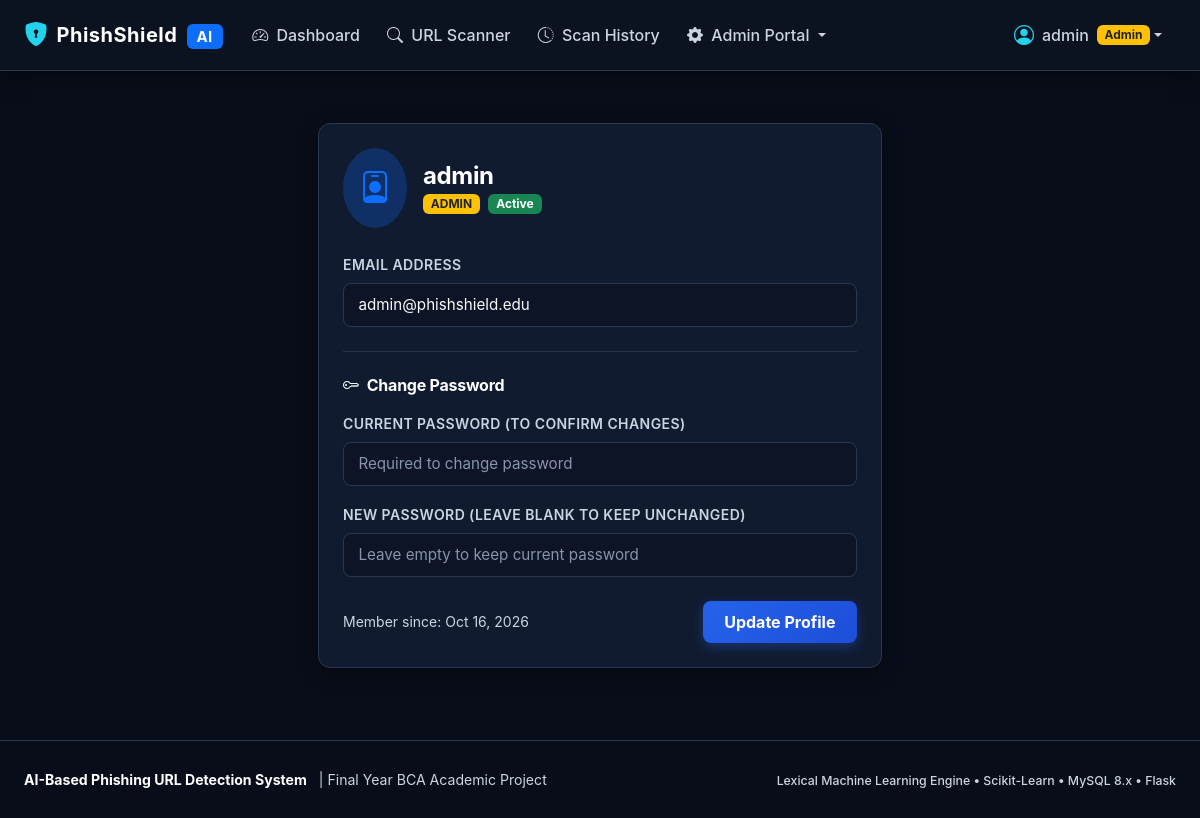
Screenshot of /profile (signed in) with the database file from the repository.
### app/models.py (models this page shows, shortened)
class User(UserMixin, db.Model):
    __tablename__ = "users"
    id = db.Column(db.Integer, primary_key=True, autoincrement=True)
    username = db.Column(db.String(64), unique=True, nullable=False, index=True)
    email = db.Column(db.String(120), unique=True, nullable=False, index=True)
    password_hash = db.Column(db.String(256), nullable=False)
    role = db.Column(db.String(20), default="user", nullable=False, index=True)  # 'user' or 'admin'
    is_active_account = db.Column(db.Boolean, default=True, nullable=False)
    created_at = db.Column(db.DateTime(timezone=True), server_default=func.now(), nullable=False)
    updated_at = db.Column(db.DateTime(timezone=True), server_default=func.now(), onupdate=func.now(), nullable=False)
    scans = db.relationship("Scan", backref="user", cascade="all, delete-orphan", lazy="dynamic")
    audit_logs = db.relationship("AuditLog", backref="user", foreign_keys="AuditLog.user_id", lazy="dynamic")
    @property
    def is_admin(self) -> bool:
        return self.role == "admin"
    @property
    def is_active(self) -> bool:
        return self.is_active_account

### app/auth/routes.py (the view, shortened to what this page needs)
@auth_bp.route("/profile", methods=["GET", "POST"])
@login_required
def profile():
    form = ProfileForm(email=current_user.email)
    return render_template("auth/profile.html", form=form)

### app/auth/forms.py
class ProfileForm(FlaskForm):
    email = StringField(
        "Email Address",
        validators=[
            DataRequired(),
            Regexp(r"^[^@\s]+@[^@\s]+\.[^@\s]+$", message="Please provide a valid email address."),
            Length(max=120)
        ]
    )
    current_password = PasswordField("Current Password (to confirm changes)")
    new_password = PasswordField(
        "New Password (leave blank to keep unchanged)",
        validators=[Length(min=0, max=64)]
    )
    submit = SubmitField("Update Profile")

### app/models.py (called while the page is built)
@login_manager.user_loader
def load_user(user_id):
    return db.session.get(User, int(user_id))

### app/templates/auth/profile.html (shortened to what this page needs)
{% extends "base.html" %}
{% block content %}
<div class="row justify-content-center py-4">
  <div class="col-md-7 col-lg-6">
    <div class="cyber-card p-4">
      <div class="d-flex align-items-center mb-4">
        <div class="bg-primary bg-opacity-25 p-3 rounded-circle text-primary me-3">
          <i class="bi bi-person-badge fs-2"></i>
        </div>
        <div>
          <h4 class="text-white fw-bold mb-0">{{ current_user.username }}</h4>
          <span class="badge {{ 'bg-warning text-dark' if current_user.is_admin else 'bg-secondary' }}">
            {{ current_user.role.upper() }}
          </span>
          <span class="badge bg-success ms-1">Active</span>
        </div>
      </div>
      <form method="POST" action="{{ url_for('auth.profile') }}">
        <div class="mb-3">
          {{ form.email.label(class="form-label text-secondary small text-uppercase fw-semibold") }}
          {{ form.email(class="form-control cyber-input") }}
        </div>
        <hr class="border-secondary my-4">
        <h6 class="text-white mb-3"><i class="bi bi-key me-2"></i>Change Password</h6>
        <div class="mb-3">
          {{ form.current_password.label(class="form-label text-secondary small text-uppercase fw-semibold") }}
          {{ form.current_password(class="form-control cyber-input", placeholder="Required to change password") }}
        </div>
        <div class="mb-4">
          {{ form.new_password.label(class="form-label text-secondary small text-uppercase fw-semibold") }}
          {{ form.new_password(class="form-control cyber-input", placeholder="Leave empty to keep current password") }}
        </div>
        <div class="d-flex justify-content-between align-items-center">
          <span class="text-secondary small">Member since: {{ current_user.created_at.strftime('%b %d, %Y') }}</span>
          {{ form.submit(class="btn btn-cyber-primary") }}
        </div>
      </form>
    </div>
  </div>
</div>
{% endblock %}

### app/templates/base.html (shortened to what this page needs)
<!DOCTYPE html>
<html lang="en" data-bs-theme="dark">
<head>
  <link rel="stylesheet" href="https://cdn.jsdelivr.net/npm/bootstrap@5.3.3/dist/css/bootstrap.min.css">
  <link rel="stylesheet" href="https://cdn.jsdelivr.net/npm/bootstrap-icons@1.11.3/font/bootstrap-icons.min.css">
  <link rel="stylesheet" href="{{ url_for('static', filename='css/styles.css') }}">
</head>
<body>
  <nav class="navbar navbar-expand-lg navbar-dark navbar-cyber sticky-top">
    <div class="container-fluid px-lg-4">
      <a class="navbar-brand d-flex align-items-center" href="{{ url_for('main.index') }}">
        <i class="bi bi-shield-lock-fill text-info me-2 fs-4"></i>
        <span>PhishShield <span class="badge bg-primary text-uppercase fs-8 ms-1">AI</span></span>
      </a>
      <div class="collapse navbar-collapse" id="navbarContent">
        <ul class="navbar-nav me-auto mb-2 mb-lg-0">
          {% if current_user.is_authenticated %}
            <li class="nav-item">
              <a class="nav-link {% if request.endpoint == 'main.dashboard' %}active{% endif %}" href="{{ url_for('main.dashboard') }}">
                <i class="bi bi-speedometer2 me-1"></i> Dashboard
              </a>
            </li>
            <li class="nav-item">
              <a class="nav-link {% if request.endpoint == 'main.scanner' %}active{% endif %}" href="{{ url_for('main.scanner') }}">
                <i class="bi bi-search me-1"></i> URL Scanner
              </a>
            </li>
            <li class="nav-item">
              <a class="nav-link {% if request.endpoint == 'main.history' %}active{% endif %}" href="{{ url_for('main.history') }}">
                <i class="bi bi-clock-history me-1"></i> Scan History
              </a>
            </li>
            {% if current_user.is_admin %}
              <li class="nav-item dropdown">
                <a class="nav-link dropdown-toggle text-warning" href="#" role="button" data-bs-toggle="dropdown">
                  <i class="bi bi-gear-fill me-1"></i> Admin Portal
                </a>
              </li>
            {% endif %}
          {% endif %}
        </ul>
        <ul class="navbar-nav ms-auto mb-2 mb-lg-0 align-items-center">
          {% if current_user.is_authenticated %}
            <li class="nav-item dropdown">
              <a class="nav-link dropdown-toggle d-flex align-items-center" href="#" role="button" data-bs-toggle="dropdown">
                <i class="bi bi-person-circle fs-5 me-2 text-info"></i>
                <span>{{ current_user.username }}</span>
                {% if current_user.is_admin %}
                  <span class="badge bg-warning text-dark ms-2">Admin</span>
                {% endif %}
              </a>
            </li>
          {% endif %}
        </ul>
      </div>
    </div>
  </nav>
  <main class="container-fluid px-lg-4 app-main flex-grow-1">
    {% block content %}{% endblock %}
  </main>
  <footer>
    <div class="container-fluid px-lg-4">
      <div class="row align-items-center">
        <div class="col-md-6 text-center text-md-start">
          <span class="fw-bold text-white">AI-Based Phishing URL Detection System</span>
          <span class="text-secondary ms-2">| Final Year BCA Academic Project</span>
        </div>
        <div class="col-md-6 text-center text-md-end mt-2 mt-md-0">
          <span class="text-secondary small fw-medium">Lexical Machine Learning Engine • Scikit-Learn • MySQL 8.x • Flask</span>
        </div>
      </div>
    </div>
  </footer>
</body>
</html>

### app/static/css/styles.css (style rules this page uses)
:root { --bg-primary: #080D19; --bg-secondary: #0F172A; --bg-card: #111B30; --bg-card-hover: #16233F; --bg-input: #0C1425; --border-color: #293750; --border-focus: #22D3EE; --text-primary: #F8FAFC; --text-secondary: #CBD5E1; --text-muted: #94A3B8; --accent-cyan: #22D3EE; --accent-blue: #2563EB; --accent-emerald: #10B981; --accent-emerald-bright: #34D399; --accent-amber: #F59E0B; --accent-amber-bright: #FBBF24; --accent-rose: #F43F5E; --accent-rose-bright: #FB7185; --bs-body-bg: var(--bg-primary); --bs-body-color: var(--text-primary); --bs-secondary-color: var(--text-secondary); --bs-tertiary-color: var(--text-muted); --bs-border-color: var(--border-color); --bs-heading-color: var(--text-primary); --bs-card-bg: var(--bg-card); --bs-card-border-color: var(--border-color); --bs-table-bg: var(--bg-card); --bs-table-color: var(--text-primary); --bs-table-border-color: var(--border-color); }
html, body { background-color: var(--bg-primary) !important; color: var(--text-primary) !important; font-family: -apple-system, BlinkMacSystemFont, "Segoe UI", Roboto, "Helvetica Neue", Arial, sans-serif; min-height: 100vh; margin: 0; padding: 0; }
body { display: flex; flex-direction: column; }
h1, h2, h3, h4, h5, h6, .h1, .h2, .h3, .h4, .h5, .h6 { color: var(--text-primary) !important; font-weight: 700; letter-spacing: -0.015em; }
p, span, div, li, td, th, label { color: inherit; }
.text-white { color: #FFFFFF !important; }
.text-secondary { color: var(--text-secondary) !important; }
.text-info { color: var(--accent-cyan) !important; }
.text-warning { color: var(--accent-amber-bright) !important; }
.app-main { padding-top: 1.75rem !important; padding-bottom: 3rem !important; }
.navbar-cyber { background-color: #0B1220 !important; border-bottom: 1px solid var(--border-color); box-shadow: 0 4px 20px rgba(0, 0, 0, 0.5); padding-top: 0.75rem; padding-bottom: 0.75rem; z-index: 1030; }
.navbar-cyber .navbar-brand { color: #FFFFFF !important; font-weight: 700; letter-spacing: 0.5px; }
.navbar-cyber .nav-link { color: var(--text-secondary) !important; font-weight: 500; padding: 0.5rem 0.85rem !important; border-radius: 6px; transition: all 0.2s ease; }
.cyber-card { background-color: var(--bg-card) !important; border: 1px solid var(--border-color) !important; border-radius: 12px; box-shadow: 0 4px 20px rgba(0, 0, 0, 0.35); transition: border-color 0.2s ease, box-shadow 0.2s ease; }
.cyber-input { background-color: var(--bg-input) !important; border: 1px solid var(--border-color) !important; color: var(--text-primary) !important; border-radius: 8px; padding: 0.6rem 0.9rem; font-size: 0.95rem; }
.cyber-input::placeholder { color: var(--text-muted) !important; opacity: 0.9; }
.form-label { color: var(--text-secondary) !important; font-weight: 600; letter-spacing: 0.03em; }
.btn-cyber-primary { background: linear-gradient(135deg, #2563EB, #1D4ED8) !important; color: #FFFFFF !important; border: none !important; font-weight: 700 !important; border-radius: 8px; padding: 0.55rem 1.35rem; box-shadow: 0 4px 12px rgba(37, 99, 235, 0.35); transition: all 0.2s ease; }
footer { margin-top: auto; background-color: #080D19 !important; border-top: 1px solid var(--border-color); padding: 1.75rem 0; color: var(--text-secondary) !important; font-size: 0.88rem; }

### rows the page displays
User: username "admin", role "ADMIN", email "admin@phishshield.edu", created_at "Oct 16, 2026"
